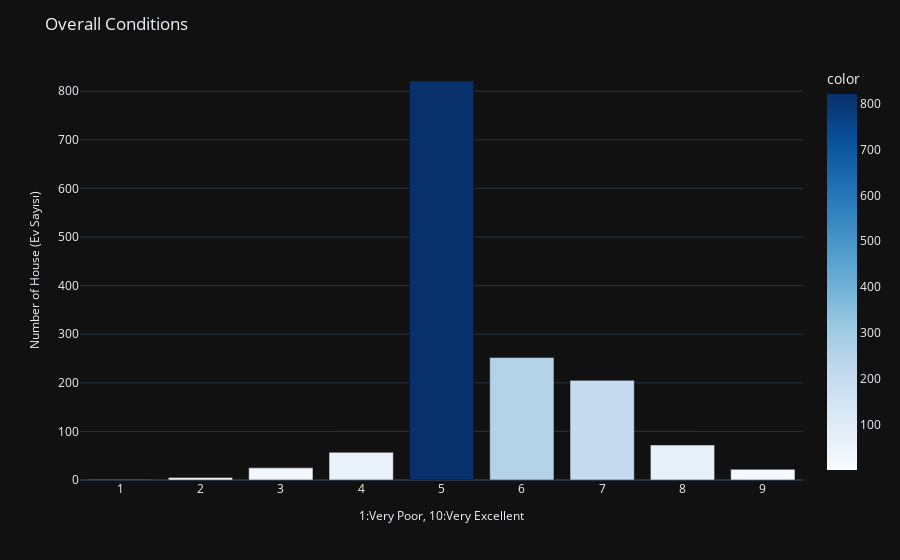

The notebook cell saved with this chart:
### Markdown cell above
### Overall Condition (Evin Genel Durumu)

### Code cell
overall_condition = df_housePrice["OverallCond"].value_counts().sort_values(ascending=True).sort_index()
fig = px.bar(
    x=overall_condition.index.astype('str'),
    y=overall_condition.values,
    color=overall_condition.values,
    color_continuous_scale='Blues')

fig.update_layout(
    title='Overall Conditions', 
    xaxis=dict(
        title='1:Very Poor, 10:Very Excellent',
        titlefont_size=12),
    
    template='plotly_dark'
)

fig.update_layout(
    title='Overall Conditions',
    yaxis=dict(
        title='Number of House (Ev Sayısı)',
        titlefont_size=12),
)

fig.show()

### Figure 1 — Plotly figure (JSON) as saved in the notebook; plotly's stock layout.template omitted (floating-point values rounded to 4 significant figures)
{"data": [{"alignmentgroup": "True", "hovertemplate": "x=%{x}<br>y=%{y}<br>color=%{marker.color}<extra></extra>", "legendgroup": "", "marker": {"color": [1, 5, 25, 57, 821, 252, 205, 72, 22], "coloraxis": "coloraxis", "pattern": {"shape": ""}}, "name": "", "offsetgroup": "", "orientation": "v", "showlegend": false, "textposition": "auto", "type": "bar", "x": ["1", "2", "3", "4", "5", "6", "7", "8", "9"], "xaxis": "x", "y": [1, 5, 25, 57, 821, 252, 205, 72, 22], "yaxis": "y"}], "layout": {"autosize": true, "barmode": "relative", "coloraxis": {"colorbar": {"title": {"text": "color"}}, "colorscale": [[0, "rgb(247,251,255)"], [0.125, "rgb(222,235,247)"], [0.25, "rgb(198,219,239)"], [0.375, "rgb(158,202,225)"], [0.5, "rgb(107,174,214)"], [0.625, "rgb(66,146,198)"], [0.75, "rgb(33,113,181)"], [0.875, "rgb(8,81,156)"], [1, "rgb(8,48,107)"]]}, "legend": {"tracegroupgap": 0}, "margin": {"t": 60}, "title": {"text": "Overall Conditions"}, "xaxis": {"anchor": "y", "autorange": true, "domain": [0, 1], "range": [-0.5, 8.5], "title": {"font": {"size": 12}, "text": "1:Very Poor, 10:Very Excellent"}, "type": "category"}, "yaxis": {"anchor": "x", "autorange": true, "domain": [0, 1], "range": [0, 864.2], "title": {"font": {"size": 12}, "text": "Number of House (Ev Sayısı)"}, "type": "linear"}}}
